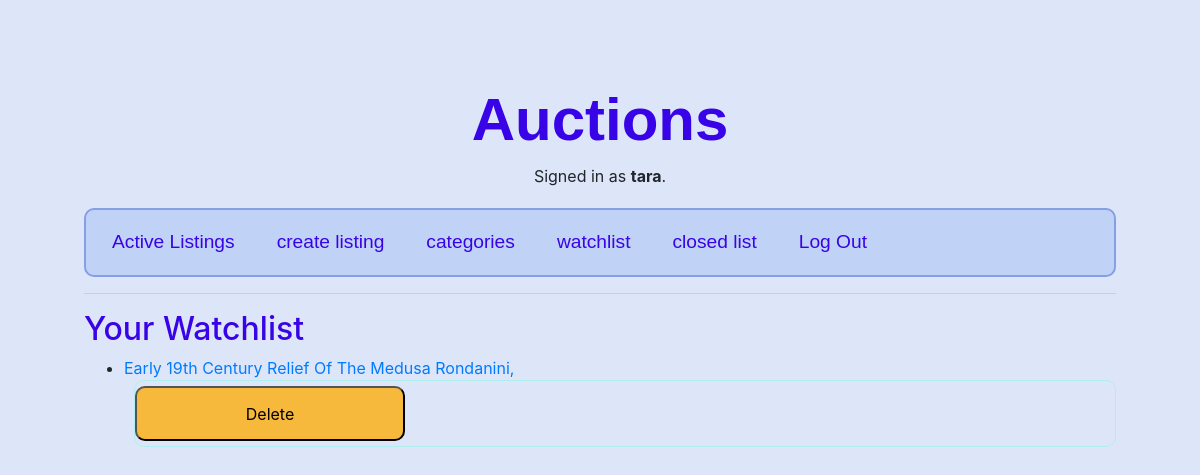
Screenshot of /watchlist (signed in) with the database file from the repository.
### auctions/models.py (models this page shows)
class User(AbstractUser):
    groups = models.ManyToManyField(Group, related_name='auctions_users')
    user_permissions = models.ManyToManyField(Permission, related_name='auctions_users_permissions')

class AuctionListing(models.Model):
    title = models.CharField(max_length=255, default='unknown')
    description = models.TextField()
    start_price = models.DecimalField(max_digits=10, decimal_places=2, default=1.00)
    current_price = models.DecimalField(max_digits=10, decimal_places=2, default=2.00)
    created_by = models.ForeignKey(User, on_delete=models.CASCADE, related_name='auction_listings')
    created_at = models.DateTimeField(auto_now_add=True)
    categories = models.ManyToManyField('Category', related_name='auction_listings')
    starting_bid = models.DecimalField(max_digits=10, decimal_places=2, default=2.00)
    image_url = models.URLField(default='https://example.com/placeholder.jpg')
    comments = models.ManyToManyField('Comment', related_name='auction_listings')
    winner = models.ForeignKey(User, on_delete=models.CASCADE, blank=True, null=True)
    available = models.BooleanField(default=True)
    def __str__(self):
        return f'{self.title}'

### auctions/views.py (the view)
# urls.py: path("watchlist", views.watchlist, name="watchlist"),
@login_required
def watchlist(request):
    user_watchlist, created = Watchlist.objects.get_or_create(user=request.user)
    return render(request, 'auctions/watchlist.html', {'watchlist': user_watchlist.watched_items.all()})

### auctions/templates/auctions/watchlist.html (shortened to what this page needs)
{% extends "auctions/layout.html" %}
{% block body %}
    <h2>Your Watchlist</h2>
    {% for title in watchlist %}
        <ul>
            <li>
                <a href="{% url 'detail_list' title=title.title %}">{{ title }}</a>
                <form method="post" action="{% url 'delete_watchlist' listing_id=title.id %}">
                    <button type="submit">Delete</button>
                </form>
            </li>
        </ul>
    {% endfor %}
{% endblock %}

### auctions/templates/auctions/layout.html (shortened to what this page needs)
{% load static %}
<!DOCTYPE html>
<html lang="en">
    <head>
        <link rel="stylesheet" href="https://stackpath.bootstrapcdn.com/bootstrap/4.4.1/css/bootstrap.min.css">
        <link rel="stylesheet" href="/static/auctions/styles.css">
    </head>
    <body>
        <h1>Auctions</h1>
        <div class="user">
            {% if user.is_authenticated %}
                Signed in as <strong>{{ user.username }}</strong>.
            {% else %}
                Not signed in.
            {% endif %}
        </div>
        <ul class="nav">
            <li class="nav-item">
                <a class="nav-link" href="{% url 'active_list' %}">Active Listings</a>
            </li>
            {% if user.is_authenticated %}
                <li class="nav-item">
                    <a class="nav-link" href="{% url 'create_listing' %}">create listing</a>
                </li>
                <li class="nav-item">
                    <a class="nav-link" href="{% url 'categories' %}">categories</a>
                </li>
                <li class="nav-item">
                    <a class="nav-link" href="{% url 'watchlist' %}">watchlist</a>
                </li>
                <li class="nav-item">
                    <a class="nav-link" href="{% url 'closed_listing' %}">closed list</a>
                </li>
                <li class="nav-item">
                    <a class="nav-link" href="{% url 'logout' %}">Log Out</a>
                </li>
            {% endif %}
        </ul>
        <hr>
        {% block body %}
        {% endblock %}
    </body>
</html>

### auctions/static/auctions/styles.css (style rules this page uses)
body { background-color: #dde6f9; padding: 7%; }
form { border: solid 1px paleturquoise; border-radius: 10px; margin-left: 10px; }
.user { text-align:center; }
h1 { color: #3803e6; text-align: center; font-weight: bolder; font-family: sans-serif; font-stretch: ultra-condensed; font-size: 60px; }
h2 { color: #3803e6; }
.nav { border: solid 2px rgb(133, 159, 227); border-radius: 10px; background-color: #c1d2f7; padding: 10px; }
.nav-item { display: inline-block; margin-right: 10px; }
.nav-link { color: #3803e6; text-decoration: none; font-family:Arial, sans-serif; font-size:larger; text-shadow: #7ba7d4 10px; }
div { margin-bottom: 20px; display: block; margin-left: auto; margin-right: auto; width: 50%; width: 50%; }
button { width: 270px; height: 55px; background-color: rgb(246, 185, 59); border-radius: 10px; margin-top: 5px; margin-bottom: 5px; }

### rows the page displays
User: username "tara"
AuctionListing: title "Early 19th Century Relief Of The Medusa Rondanini,"
